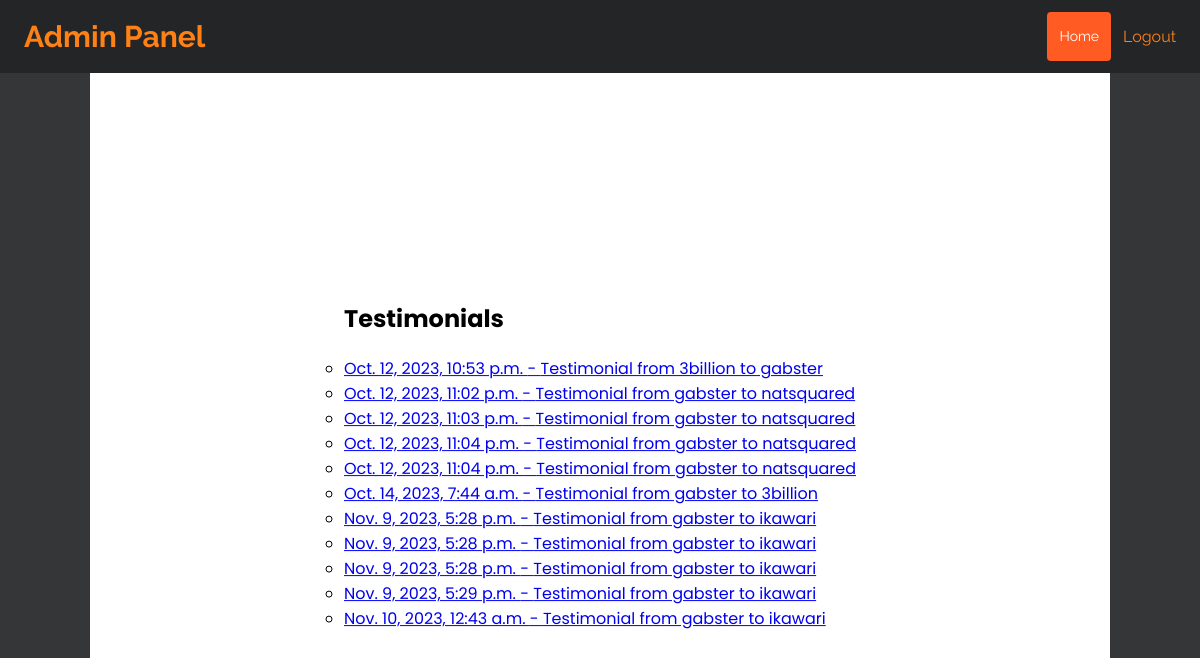
The page /gasbter_admin/admin-panel/testimonials/ on the database its author committed.
### testimonials/models.py (models this page shows, shortened)
class Testimonial(models.Model):
    user_from = models.ForeignKey(UserAccount, on_delete=models.CASCADE, related_name='testimonials_given')
    user_to = models.ForeignKey(UserAccount, on_delete=models.CASCADE, related_name='testimonials_received')
    content = models.TextField()
    createdAt = models.DateTimeField(default=timezone.now)
    def __str__(self):
        return f"Testimonial from {self.user_from.username} to {self.user_to.username}"

### accounts/models.py (models this page shows, shortened)
class UserAccount(AbstractBaseUser):
    email = models.EmailField(verbose_name='email', max_length=60, unique=True)
    username = models.CharField(max_length=20, unique=True)  # I put it as true
    date_joined = models.DateField(verbose_name='date joined', auto_now_add=True)
    last_login = models.DateTimeField(verbose_name='last login', auto_now='True')
    is_admin = models.BooleanField(default=False)
    is_active = models.BooleanField(default=True)
    is_staff = models.BooleanField(default=False)
    is_email_verified = models.BooleanField(default=False)
    is_superuser = models.BooleanField(default=False)
    profile_image = models.ImageField(upload_to='profile_images', blank=True, null=True,
                                      default='default.png')
    profile_cover = models.ImageField(upload_to='profile_covers', blank=True, null=True,
                                      default='default.png')
    profile_song = models.FileField(upload_to=get_profile_song_filepath, blank=True, null=True, default=None)
    profile_background = models.ImageField(upload_to='profile_backgrounds', blank=True, null=True,
                                           default='background.png')
    hide_email = models.BooleanField(default=True)
    bio = models.CharField(max_length=300, null=True, blank=True)
    location = models.CharField(max_length=100, null=True, blank=True)
    color = ColorField(default='#3a3b3c')
    backgroundColor = ColorField(default='linear-gradient(to right, rgba(44,15,85,0.9), rgba(44,15,38, 0.9))')
    font_preference = models.CharField(max_length=50, default='"Poppins", sans-serif')
    USERNAME_FIELD = 'username'
    REQUIRED_FIELDS = ['email']
    objects = MyAccountManager()

### admin_custom/views.py (the view)
# urls.py: path('admin-panel/testimonials/', views.admin_testimonial, name='admin_panel_testimonials'),
def admin_testimonial(request):
    testimonials = Testimonial.objects.all()  # Displays all testimonials
    return render(request, 'admin/admin_testimonials.html', {'testimonials': testimonials})

### templates/admin/admin_testimonials.html (shortened to what this page needs)
{% extends "admin/admin_header.html" %}
{% block content %}
<div class = "container">
<div class = "center" >
 <div class = "txt"><h2>Testimonials</h2></div>
    <ul class = "ul_post">
     {% for testimonial in testimonials %}
         <li>
                <a href="{% url 'testimonial_detail' user_to_username=testimonial.user_to.username testimonial_id=testimonial.id %}">
              {{ testimonial.createdAt }} - {{ testimonial }}
             </a>
         </li>
     {% endfor %}
 </ul>
</div>
</div>
{% endblock %}

### static_my_project/admin_custom/admin_custom.css (style rules this page uses)
body { margin: 0; font-family: "Poppins", sans-serif; font-size: 16px; background-color: #353638; }
.container { background-color: white; padding: 20px; margin-top: auto; max-width: 100%; min-height: 100vh; margin-left: 90px; margin-right: 90px; overflow: visible; overflow-wrap: break-word; }
.ul_post { list-style-type: circle; margin: 0; padding: 0; }
.center { position: absolute; top: 50%; left: 50%; transform: translate(-50%, -50%); max-width: 100%; padding: 20px; }

### rows shown on the page
Testimonial: createdAt "Oct. 12, 2023, 10:53 p.m.", user_from+user_to "Testimonial from 3billion to gabster"
Testimonial: createdAt "Oct. 12, 2023, 11:02 p.m.", user_from+user_to "Testimonial from gabster to natsquared"
Testimonial: createdAt "Oct. 12, 2023, 11:03 p.m.", user_from+user_to "Testimonial from gabster to natsquared"
Testimonial: createdAt "Oct. 12, 2023, 11:04 p.m.", user_from+user_to "Testimonial from gabster to natsquared"
Testimonial: createdAt "Oct. 12, 2023, 11:04 p.m.", user_from+user_to "Testimonial from gabster to natsquared"
Testimonial: createdAt "Oct. 14, 2023, 7:44 a.m.", user_from+user_to "Testimonial from gabster to 3billion"
Testimonial: createdAt "Nov. 9, 2023, 5:28 p.m.", user_from+user_to "Testimonial from gabster to ikawari"
Testimonial: createdAt "Nov. 9, 2023, 5:28 p.m.", user_from+user_to "Testimonial from gabster to ikawari"
Testimonial: createdAt "Nov. 9, 2023, 5:28 p.m.", user_from+user_to "Testimonial from gabster to ikawari"
Testimonial: createdAt "Nov. 9, 2023, 5:29 p.m.", user_from+user_to "Testimonial from gabster to ikawari"
Testimonial: createdAt "Nov. 10, 2023, 12:43 a.m.", user_from+user_to "Testimonial from gabster to ikawari"
